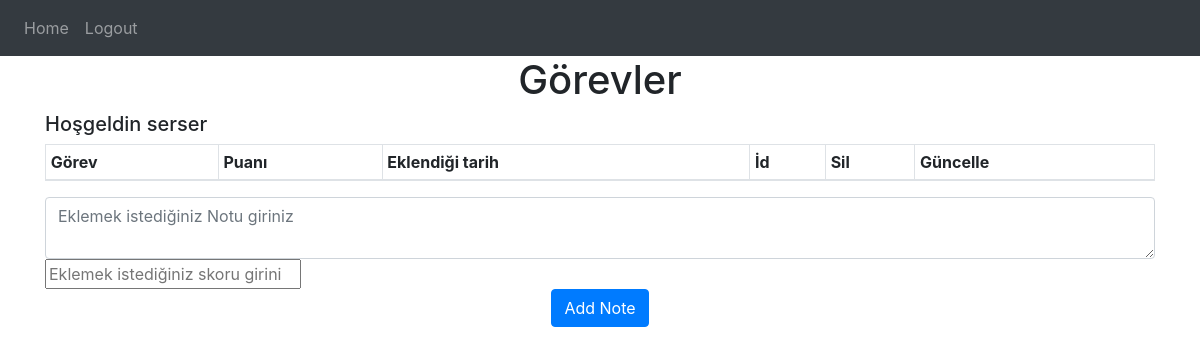
/ (signed in), run on an earlier commit of the app's database.
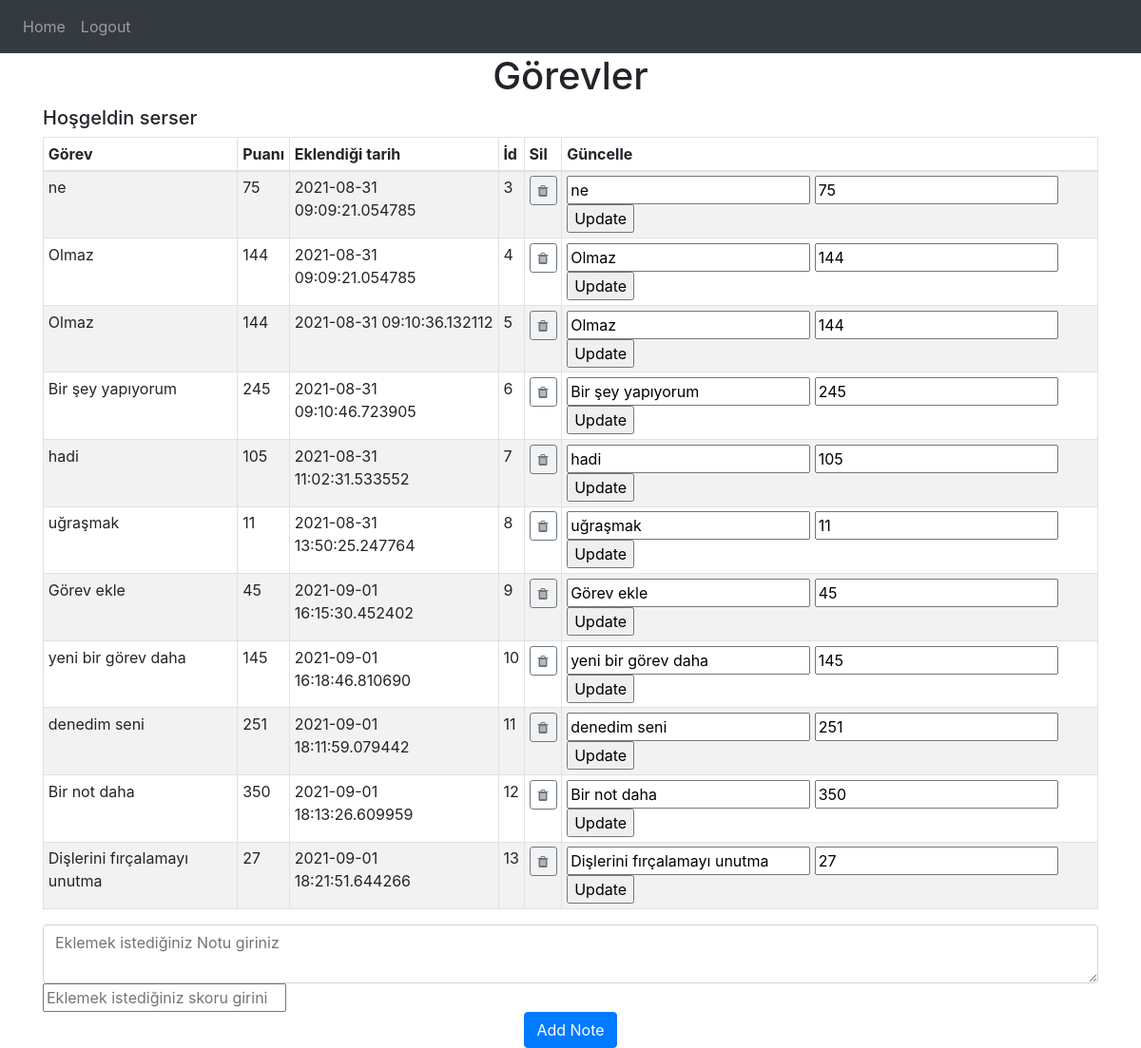
And on a later commit of the database.
### website/models.py (models this page shows)
class User(db.Model, UserMixin):
    id = db.Column(db.Integer, primary_key=True)
    email = db.Column(db.String(150), unique=True)
    password = db.Column(db.String(150))
    first_name = db.Column(db.String(150))
    notes = db.relationship('Task')

class Task(db.Model):
    id = db.Column(db.Integer, primary_key=True)
    data = db.Column(db.String(10000))
    date = db.Column(db.DateTime(), default=datetime.now)
    user_id = db.Column(db.Integer, db.ForeignKey('user.id'))
    task_point = db.Column(db.Integer)

### website/views.py (the view)
@views.route('/', methods=['GET', 'POST'])
@login_required
def home():
    if request.method == 'POST':
        note = request.values.get('note')
        score = request.values.get('score')
        new_note = Task(data=note, task_point=score, user_id=current_user.id)
        db.session.add(new_note)
        db.session.commit()
    return render_template("home.html", user=current_user, name=current_user.first_name)

### website/__init__.py (called while the page is built)
def create_app():
    app = Flask(__name__)
    app.config['SECRET_KEY'] = 'hjshjhdjah kjshkjdhjs'
    app.config['SQLALCHEMY_DATABASE_URI'] = f'sqlite:///{DB_NAME}'
    app.config['SQLALCHEMY_TRACK_MODIFICATIONS'] = False
    db.init_app(app)
    from .views import views
    from .auth import auth
    app.register_blueprint(views, url_prefix='/')
    app.register_blueprint(auth, url_prefix='/')
    from .models import User, Task
    create_database(app)
    login_manager = LoginManager()
    login_manager.login_view = 'auth.login'
    login_manager.init_app(app)
    @login_manager.user_loader
    def load_user(id):
        return User.query.get(int(id))
    return app

### website/templates/home.html
{% extends "base.html" %} {% block title %}Görevler{% endblock %} {% block content %}
<h1 align="center">Görevler</h1>
<h5 class="title">Hoşgeldin {{name}}</h5>
<table id=sort class="table table-striped table-bordered table-sm " cellspacing="0" width="100%">
    <thead>
    <tr>
        <th class="th-sm">Görev
        </th>
        <th class="th-sm">Puanı
        </th>
        <th class="th-sm">Eklendiği tarih
        </th>
        <th class="th-sm">İd</th>
        <th class="th-sm">Sil</th>
        <th class="th-sm">Güncelle</th>
    </tr>
    </thead>
    <tbody>
    {% for note in user.notes %}
    <tr>
        <td> {{ note.data }}</td>
        <td>{{ note.task_point }}</td>
        <td>{{ note.date }}</td>
        <td>{{note.id}}</td>
        <td>
            <button class="btn btn-outline-secondary btn-sm remove" data-source="{{note.id}}"
                    type="button"><i class="fa fa-trash fa-1" aria-hidden="true"></i>
            </button>
        </td>
        <td>
            <form method="POST" class="update" action="http://192.168.1.84:5000/edit/{{note.id}}">
                <input type="text" value="{{note.data}}" name="updated_note">
                <input type="number" value="{{note.task_point}}" name="updated_score">
                <input type="submit" value="Update">
            </form>
        </td>
    </tr>
    {% endfor %}
    </tbody>
</table>
<form action="" id="addTask">
    <div class="">
        <textarea name="note" id="note" class="form-control" placeholder="Eklemek istediğiniz Notu giriniz"></textarea>
        <input name="score" id="score" type="number" placeholder="Eklemek istediğiniz skoru giriniz">
        <div align="center">
            <button type="submit" class="btn btn-primary">Add Note</button>
        </div>
    </div>
</form>
{% endblock %}

### website/templates/base.html (shortened to what this page needs)
<!DOCTYPE html>
<html lang="en">
<head>
    <link rel="stylesheet" href="https://maxcdn.bootstrapcdn.com/bootstrap/4.5.2/css/bootstrap.min.css">
    <link rel="stylesheet" href="https://cdn.datatables.net/1.10.22/css/dataTables.bootstrap4.min.css">
    <link rel="stylesheet" href="https://stackpath.bootstrapcdn.com/font-awesome/4.7.0/css/font-awesome.min.css"/>
</head>
<body>
<nav class="navbar navbar-expand-lg navbar-dark bg-dark">
    <div class="collapse navbar-collapse" id="navbar">
        <div class="navbar-nav">
            {% if user.is_authenticated %}
            <a class="nav-item nav-link" id="home" href="/">Home</a>
            <a class="nav-item nav-link" id="logout" href="/logout">Logout</a>
            {% else %}
            <a class="nav-item nav-link" id="login" href="/login">Login</a>
            <a class="nav-item nav-link" id="signUp" href="/sign-up">Sign Up</a>
            {% endif %}
        </div>
    </div>
</nav>
<div class="container">{% block content %} {% endblock %}</div>
</body>
</html>

### website/templates/base.html (style rules this page uses)
textarea { float: left; }

What changed in the data, as far as the page shows it:
added Task: data "ne", task_point "75", date "2021-08-31 09:09:21.054785", id "3", updated_note "ne", updated_score "75"
added Task: data "Olmaz", task_point "144", date "2021-08-31 09:09:21.054785", id "4", updated_note "Olmaz", updated_score "144"
added Task: data "Olmaz", task_point "144", date "2021-08-31 09:10:36.132112", id "5", updated_note "Olmaz", updated_score "144"
added Task: data "Bir şey yapıyorum", task_point "245", date "2021-08-31 09:10:46.723905", id "6", updated_note "Bir şey yapıyorum", updated_score "245"
added Task: data "hadi", task_point "105", date "2021-08-31 11:02:31.533552", id "7", updated_note "hadi", updated_score "105"
added Task: data "uğraşmak", task_point "11", date "2021-08-31 13:50:25.247764", id "8", updated_note "uğraşmak", updated_score "11"
added Task: data "Görev ekle", task_point "45", date "2021-09-01 16:15:30.452402", id "9", updated_note "Görev ekle", updated_score "45"
added Task: data "yeni bir görev daha", task_point "145", date "2021-09-01 16:18:46.810690", id "10", updated_note "yeni bir görev daha", updated_score "145"
added Task: data "denedim seni", task_point "251", date "2021-09-01 18:11:59.079442", id "11", updated_note "denedim seni", updated_score "251"
added Task: data "Bir not daha", task_point "350", date "2021-09-01 18:13:26.609959", id "12", updated_note "Bir not daha", updated_score "350"
added Task: data "Dişlerini fırçalamayı unutma", task_point "27", date "2021-09-01 18:21:51.644266", id "13", updated_note "Dişlerini fırçalamayı unutma", updated_score "27"
